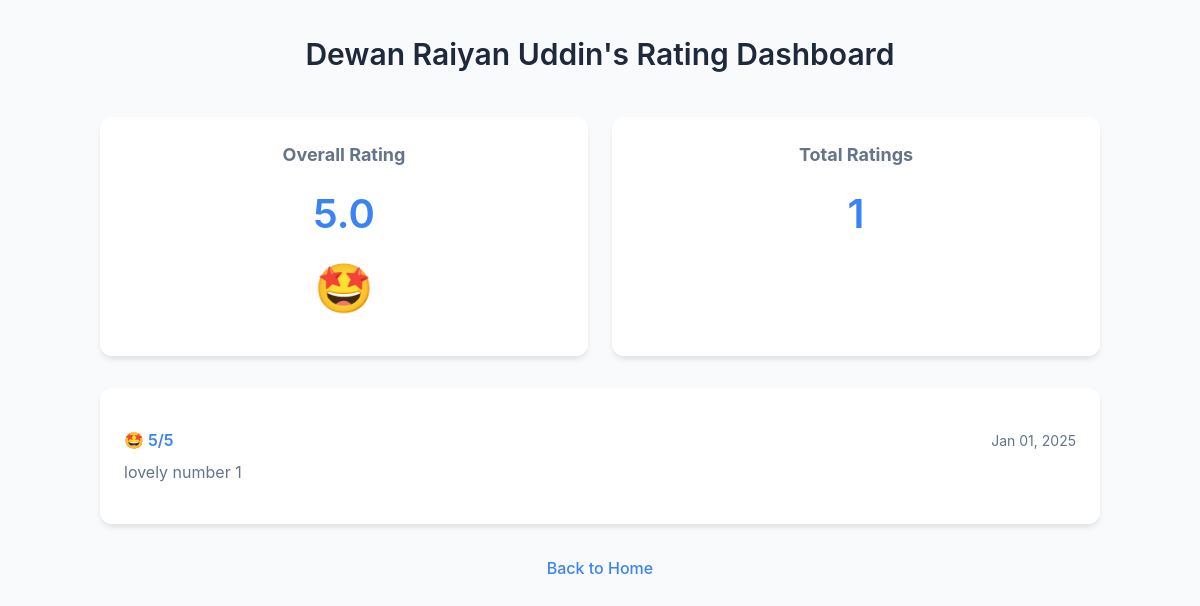
Page /student/view_ratings.php (signed in) on the committed database.
### tables this page shows
CREATE TABLE `users` (
  `id` int(11) NOT NULL,
  `name` varchar(255) NOT NULL,
  `email` varchar(255) NOT NULL,
  `password` varchar(255) NOT NULL,
  `role` enum('admin','teacher','student') NOT NULL,
  `created_at` timestamp NOT NULL DEFAULT current_timestamp()
);

CREATE TABLE `ratings` (
  `id` int(11) NOT NULL,
  `rated_by` int(11) NOT NULL,
  `rated_for` int(11) NOT NULL,
  `rating` int(11) NOT NULL,
  `comment` text DEFAULT NULL,
  `role` enum('teacher','student') NOT NULL,
  `created_at` timestamp NOT NULL DEFAULT current_timestamp()
);

### student/view_ratings.php (the view, shortened to what this page needs)
<?php
include('../includes/db_connect.php');
$user_id = $_SESSION['user_id'];
$role = $_SESSION['role'];
if ($role == 'teacher') {
    $sql = "SELECT t.*,
            COALESCE(AVG(r.rating), 0) as average_rating,
            COUNT(DISTINCT r.id) as total_ratings
            FROM teachers t
            LEFT JOIN users u ON t.user_id = u.id
            LEFT JOIN ratings r ON t.user_id = r.rated_for
            WHERE t.user_id = ?
            GROUP BY t.teacher_id";
} else {
    $sql = "SELECT s.*,
            COALESCE(AVG(r.rating), 0) as average_rating,
            COUNT(DISTINCT r.id) as total_ratings
            FROM students s
            LEFT JOIN users u ON s.user_id = u.id
            LEFT JOIN ratings r ON s.user_id = r.rated_for
            WHERE s.user_id = ?
            GROUP BY s.student_id";
}
$stmt = $conn->prepare($sql);
$stmt->bind_param("i", $user_id);
$stmt->execute();
$overview = $stmt->get_result()->fetch_assoc();
if ($role == 'teacher') {
    $sql = "SELECT r.*, u.name as rater_name, r.created_at as rating_date
            FROM ratings r
            INNER JOIN users u ON r.rated_by = u.id
            INNER JOIN students s ON r.rated_by = s.user_id
            WHERE r.rated_for = ? AND r.role = 'teacher'
            ORDER BY r.created_at DESC";
} else {
    $sql = "SELECT r.*, u.name as rater_name, r.created_at as rating_date
            FROM ratings r
            INNER JOIN users u ON r.rated_by = u.id
            INNER JOIN teachers t ON r.rated_by = t.user_id
            WHERE r.rated_for = ? AND r.role = 'student'
            ORDER BY r.created_at DESC";
}
$stmt = $conn->prepare($sql);
$stmt->bind_param("i", $user_id);
$stmt->execute();
$ratings = $stmt->get_result();
$name_sql = "SELECT name FROM users WHERE id = ?";
$stmt = $conn->prepare($name_sql);
$stmt->bind_param("i", $user_id);
$stmt->execute();
$user_data = $stmt->get_result()->fetch_assoc();
?>
<!DOCTYPE html>
<html lang="en">
<head>
</head>
<body>
    <div class="dashboard">
        <h1 class="dashboard-title"><?php echo htmlspecialchars($user_data['name']); ?>'s Rating Dashboard</h1>
        <div class="stats-grid">
            <div class="stat-card">
                <h2 class="stat-title">Overall Rating</h2>
                <?php if ($overview && $overview['average_rating'] > 0): ?>
                    <div class="stat-value"><?php echo number_format($overview['average_rating'], 1); ?></div>
                    <div class="rating-emoji">
                        <?php
                        $avg_rating = round($overview['average_rating']);
                        echo match($avg_rating) {
                            1.0 => "😔",
                            2.0 => "😕",
                            3.0 => "😐",
                            4.0 => "😊",
                            5.0 => "🤩",
                            default => "😐"
                        };
                        ?>
                    </div>
                <?php else: ?>
                    <div class="stat-value">-</div>
                <?php endif; ?>
            </div>
            <div class="stat-card">
                <h2 class="stat-title">Total Ratings</h2>
                <div class="stat-value">
                    <?php echo $overview ? $overview['total_ratings'] : '0'; ?>
                </div>
            </div>
        </div>
        <div class="ratings-list">
            <?php if (!empty($ratings)): ?>
                <?php foreach ($ratings as $rating): ?>
                    <div class="rating-item">
                        <div class="rating-header">
                            <div class="rating-score">
                                <?php
                                echo match($rating['rating']) {
                                    1 => "😔",
                                    2 => "😕",
                                    3 => "😐",
                                    4 => "😊",
                                    5 => "🤩",
                                    default => "😐"
                                };
                                ?>
                                <?php echo htmlspecialchars($rating['rating']); ?>/5
                            </div>
                            <div class="rating-date">
                                <?php
                                if (isset($rating['created_at']) && !empty($rating['created_at'])) {
                                    echo date('M d, Y', strtotime($rating['created_at']));
                                } else {
                                    echo 'Date not available';
                                }
                                ?>
                            </div>
                        </div>
                        <?php if (isset($rating['comment']) && !empty($rating['comment'])): ?>
                            <div class="rating-comment">
                                <?php echo htmlspecialchars($rating['comment']); ?>
                            </div>
                        <?php endif; ?>
                    </div>
                <?php endforeach; ?>
            <?php else: ?>
                <p style="text-align: center; color: var(--text-secondary);">No ratings yet</p>
            <?php endif; ?>
        </div>
        <a href="dashboard.php" class="back-link">Back to Home</a>
    </div>
</body>
</html>

### student/view_ratings.php (style rules this page uses)
:root { --primary-color: #3b82f6; --background: #f8fafc; --card-bg: #ffffff; --text-primary: #1e293b; --text-secondary: #64748b; --shadow: 0 4px 6px -1px rgba(0, 0, 0, 0.1); }
* { margin: 0; padding: 0; box-sizing: border-box; }
body { font-family: -apple-system, BlinkMacSystemFont, 'Segoe UI', Roboto, sans-serif; background-color: var(--background); color: var(--text-primary); line-height: 1.5; padding: 2rem 1rem; }
.dashboard { max-width: 1000px; margin: 0 auto; }
.dashboard-title { text-align: center; font-size: 1.875rem; font-weight: 600; color: var(--text-primary); margin-bottom: 2.5rem; }
.stats-grid { display: grid; grid-template-columns: repeat(2, 1fr); gap: 1.5rem; margin-bottom: 2rem; }
.stat-card { background: var(--card-bg); padding: 1.5rem; border-radius: 0.75rem; box-shadow: var(--shadow); text-align: center; }
.stat-title { color: var(--text-secondary); font-size: 1.125rem; margin-bottom: 1rem; }
.stat-value { font-size: 2.5rem; font-weight: 600; color: var(--primary-color); }
.rating-emoji { font-size: 3rem; margin: 0.5rem 0; }
.ratings-list { background: var(--card-bg); border-radius: 0.75rem; padding: 1.5rem; box-shadow: var(--shadow); }
.rating-item { padding: 1rem 0; border-bottom: 1px solid #e2e8f0; }
.rating-item:last-child { border-bottom: none; }
.rating-header { display: flex; justify-content: space-between; align-items: center; margin-bottom: 0.5rem; }
.rating-score { font-weight: 600; color: var(--primary-color); }
.rating-date { color: var(--text-secondary); font-size: 0.875rem; }
.rating-comment { color: var(--text-secondary); }
.back-link { display: block; text-align: center; margin-top: 2rem; color: var(--primary-color); text-decoration: none; font-weight: 500; }

### rows in the picture
users: name "Dewan Raiyan Uddin"
ratings: rating "🤩", rating "5", created_at "Jan 01, 2025", comment "lovely number 1"

### other values in the picture
$overview['average_rating'] "5.0"
$overview['total_ratings'] "1"
